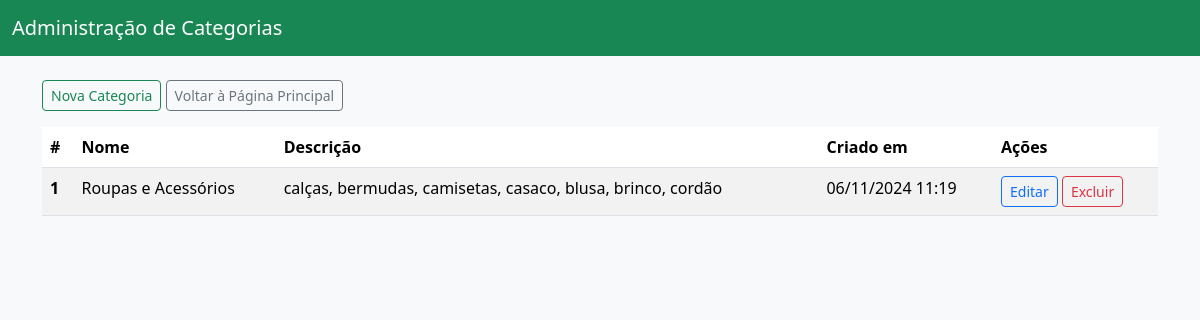
Before: /categorias/ with the older database file.
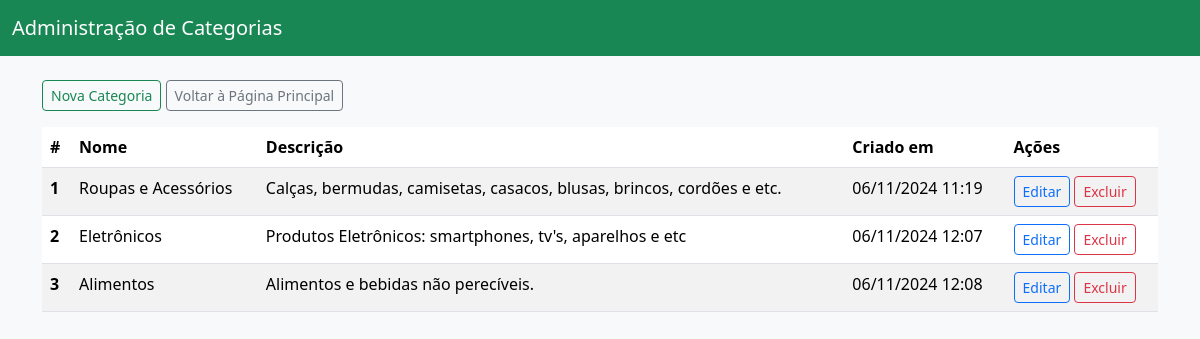
After: the same page with the newer database file.
### todos/models.py (models this page shows, shortened)
class Categoria(models.Model):
    nome = models.CharField(verbose_name="Nome",max_length=100,null=False,blank=False)
    descricao = models.TextField(verbose_name="Descrição",max_length=100,null=False,blank=False)
    created_at = models.DateTimeField(verbose_name="Criado em",auto_now_add=True,null=False,blank=False)

### todos/views.py (the view)
# urls.py: path('categorias/', CategoriaListView.as_view(), name='categoria_list'),
class CategoriaListView(ListView):
    model = Categoria
    template_name = 'todos/categoria_list.html'
    context_object_name = 'categoria_list'

### todos/templates/todos/categoria_list.html (shortened to what this page needs)
<!DOCTYPE html>
<html lang="pt-br">
<head>
    <link href="https://cdn.jsdelivr.net/npm/bootstrap@5.3.3/dist/css/bootstrap.min.css" rel="stylesheet">
</head>
<body>
<nav class="navbar navbar-expand-lg navbar-custom">
    <div class="container-fluid">
        <a class="navbar-brand" href="#" style="color: #ffffff;">Administração de Categorias</a>
    </div>
</nav>
<div class="container mt-4">
    <a href="{% url 'categoria_create' %}" class="btn btn-outline-success btn-sm mb-3">Nova Categoria</a>
    <a href="{% url 'produto_list' %}" class="btn btn-outline-secondary btn-sm mb-3">Voltar à Página Principal</a>
    <table class="table table-striped">
        <thead>
            <tr>
                <th>#</th>
                <th>Nome</th>
                <th>Descrição</th>
                <th>Criado em</th>
                <th>Ações</th>
            </tr>
        </thead>
        <tbody>
            {% for categoria in categoria_list %}
                <tr>
                    <th scope="row">{{ categoria.id }}</th>
                    <td>{{ categoria.nome }}</td>
                    <td>{{ categoria.descricao }}</td>
                    <td>{{ categoria.created_at|date:"d/m/Y H:i" }}</td>
                    <td>
                        <a href="{% url 'categoria_update' categoria.pk %}" class="btn btn-outline-primary btn-sm">Editar</a>
                        <a href="{% url 'categoria_delete' categoria.pk %}" class="btn btn-outline-danger btn-sm">Excluir</a>
                    </td>
                </tr>
            {% endfor %}
        </tbody>
    </table>
</div>
</body>
</html>

Changed rows visible on the page:
changed Categoria "Roupas e Acessórios": descricao "calças, bermudas, camisetas, casaco, blusa, brinco, cordão" → "Calças, bermudas, camisetas, casacos, blusas, brincos, cordões e etc."
added Categoria: id "2", nome "Eletrônicos", descricao "Produtos Eletrônicos: smartphones, tv's, aparelhos e etc", created_at "06/11/2024 12:07"
added Categoria: id "3", nome "Alimentos", descricao "Alimentos e bebidas não perecíveis.", created_at "06/11/2024 12:08"
